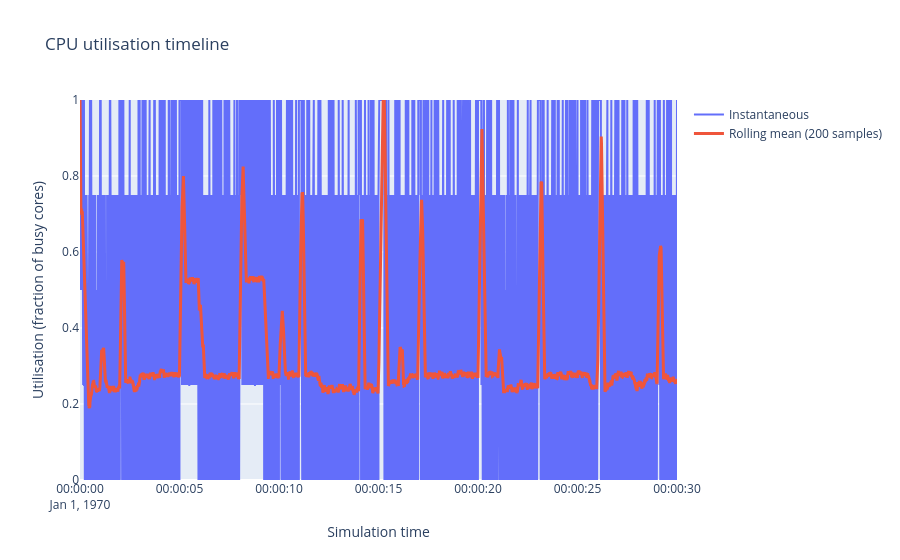

Notebook code for this chart:
### Markdown cell above
## CPU utilisation over time

### Code cell
cpu_fig = ml.make_cpu_utilisation_figure(trace, rolling_window=200)
cpu_fig.write_html(figure_output_dir / 'cpu_utilisation.html')
cpu_fig.write_image(figure_output_dir / 'cpu_utilisation.png')
cpu_fig

### Figure 1 — Plotly figure (JSON) as saved in the notebook; plotly's stock layout.template omitted (floating-point values rounded to 4 significant figures; data arrays with more than 128 entries replaced by an {"elided": "..."} marker saying what was removed)
{"data": [{"mode": "lines", "name": "Instantaneous", "type": "scatter", "x": {"elided": "30000 str values"}, "y": {"elided": "30000 float values"}}, {"line": {"width": 3}, "mode": "lines", "name": "Rolling mean (200 samples)", "type": "scatter", "x": {"elided": "30000 str values"}, "y": {"elided": "30000 float values"}}], "layout": {"title": {"text": "CPU utilisation timeline"}, "xaxis": {"title": {"text": "Simulation time"}}, "yaxis": {"range": [0, 1], "title": {"text": "Utilisation (fraction of busy cores)"}}}}
